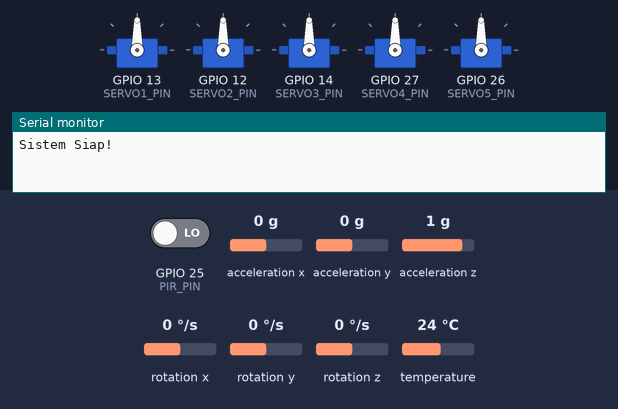
Recording of a sketch running on a simulated ESP32. Parts: 5 × servo, the last lines printed to the serial monitor. Inputs (shaded band) come from the test bench; at power-on: GPIO 25 (PIR_PIN) LOW, acceleration x 0 g, acceleration y 0 g, rotation z 0 °/s, acceleration z 1 g, rotation x 0 °/s, rotation y 0 °/s, temperature 24 °C.

Above: at 1.2 s.
1.3 s: GPIO 25 (PIR_PIN) driven HIGH
At 2.2 s:
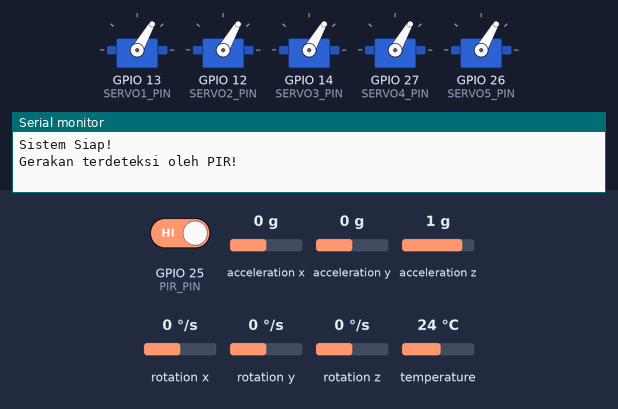
4.3 s: GPIO 25 (PIR_PIN) driven LOW
At 6.0 s:
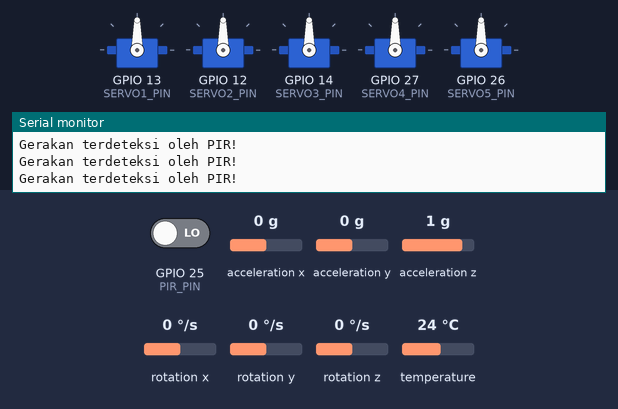
6.3 s: acceleration x set to -0.3 g
At 6.8 s:
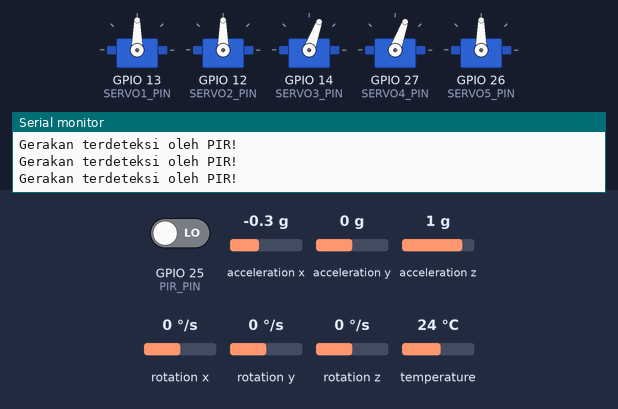
7.9 s: acceleration y set to -0.3 g
At 8.7 s:
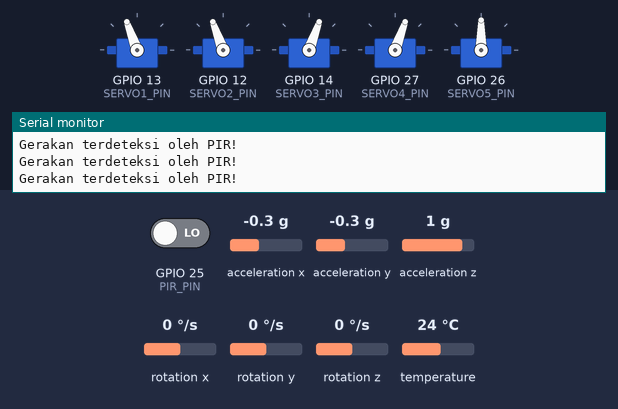
9.5 s: rotation z set to -25 °/s
11.0 s: rotation z set to -31 °/s
At 12.2 s:
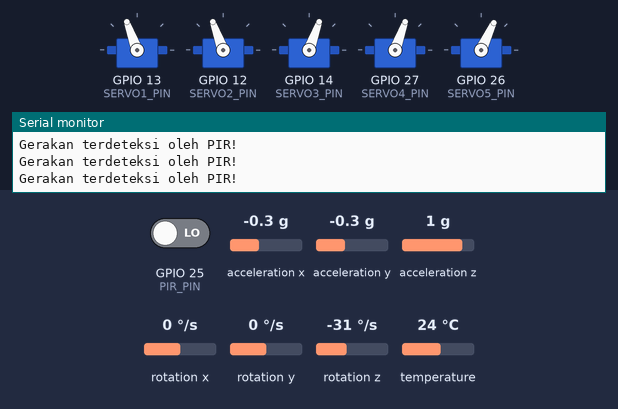
Timing chart, 0 to 13.5 s (numbered marks = the images above; inputs shaded):
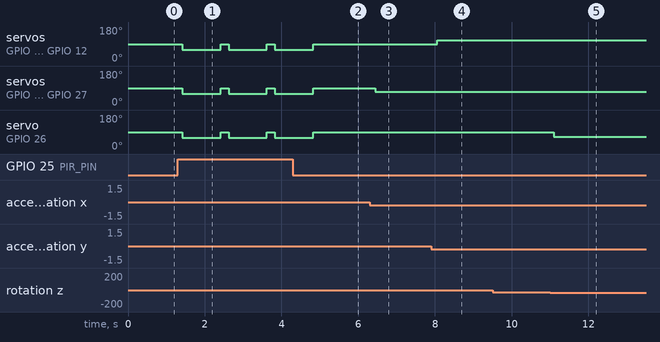

Measured:
- the behaviour switches between -0.1 and -0.2 g on acceleration x (found by bisection; images 2 and 3)
- the behaviour switches between -0.1 and -0.2 g on acceleration y (found by bisection; images 3 and 4)
- the behaviour switches between -28 and -29 °/s on rotation z (found by bisection; images 4 and 5)
- after the input at 1.3 s, servo on GPIO 13 (SERVO1_PIN), servo on GPIO 12 (SERVO2_PIN), servo on GPIO 14 (SERVO3_PIN), servo on GPIO 27 (SERVO4_PIN), servo on GPIO 26 (SERVO5_PIN): alternates 90° for 0.20 s and 60° for 1.0 s, starting after 0.12 s
- after the input at 4.3 s, servo on GPIO 13 (SERVO1_PIN), servo on GPIO 12 (SERVO2_PIN), servo on GPIO 14 (SERVO3_PIN), servo on GPIO 27 (SERVO4_PIN), servo on GPIO 26 (SERVO5_PIN): goes on until 4.8 s, then stays 90°
- after the input at 6.3 s, servo on GPIO 14 (SERVO3_PIN), servo on GPIO 27 (SERVO4_PIN): 90° → 70° after 0.14 s
- after the input at 7.9 s, servo on GPIO 13 (SERVO1_PIN), servo on GPIO 12 (SERVO2_PIN): 90° → 110° after 0.16 s
- after the input at 9.5 s, every drawn part: stays the same
- after the input at 11.0 s, servo on GPIO 26 (SERVO5_PIN): 90° → 65° after 0.09 s

The sketch:

sketch.ino
```cpp
/*
Nama: Ananda Naura Qurrota A’yun
NIM: 25/568126/SV/27369
Program Magang GMRT 2026 – Hari Ketiga
Topik: Following-Axis Servo Motor and Motion Detection
*/

#include <Wire.h>
#include <ESP32Servo.h>
#include <Adafruit_MPU6050.h>
#include <Adafruit_Sensor.h>

Adafruit_MPU6050 mpu;

// ===== Deklarasi Servo =====
Servo servo1, servo2, servo3, servo4, servo5;

// Pin Servo
#define SERVO1_PIN 13
#define SERVO2_PIN 12
#define SERVO3_PIN 14
#define SERVO4_PIN 27
#define SERVO5_PIN 26

// PIR Sensor
#define PIR_PIN 25

// ===== Variabel =====
int initialPos = 90;  // posisi awal (tegak lurus)
bool motionDetected = false;

void setup() {
  Serial.begin(115200);
  Wire.begin();

  // Inisialisasi MPU6050
  if (!mpu.begin()) {
    Serial.println("MPU6050 tidak ditemukan!");
    while (1);
  }

  // Inisialisasi servo
  servo1.attach(SERVO1_PIN);
  servo2.attach(SERVO2_PIN);
  servo3.attach(SERVO3_PIN);
  servo4.attach(SERVO4_PIN);
  servo5.attach(SERVO5_PIN);

  // Set posisi awal semua servo
  servo1.write(initialPos);
  servo2.write(initialPos);
  servo3.write(initialPos);
  servo4.write(initialPos);
  servo5.write(initialPos);

  // Inisialisasi PIR
  pinMode(PIR_PIN, INPUT);

  Serial.println("Sistem Siap!");
}

void loop() {
  // ==== Baca sensor PIR ====
  motionDetected = digitalRead(PIR_PIN);

  // ==== Baca data MPU6050 ====
  sensors_event_t a, g, temp;
  mpu.getEvent(&a, &g, &temp);

  // Konversi sederhana ke derajat (asumsi normalisasi ±90°)
  float roll = a.acceleration.y * 5;   // perkiraan kasar
  float pitch = a.acceleration.x * 5;
  float yaw = g.gyro.z;

  // ==== LOGIKA ====
  if (motionDetected) {
    Serial.println("Gerakan terdeteksi oleh PIR!");
    moveAllServo(60);  // posisi bebas
    delay(1000);
    resetAllServo();
  } else {
    // Roll positif -> servo1 & servo2 melawan arah
    if (roll > 5) {
      servo1.write(initialPos - 20);
      servo2.write(initialPos - 20);
    } else if (roll < -5) {
      servo1.write(initialPos + 20);
      servo2.write(initialPos + 20);
    } else {
      servo1.write(initialPos);
      servo2.write(initialPos);
    }

    // Pitch positif -> servo3 & servo4 searah
    if (pitch > 5) {
      servo3.write(initialPos + 20);
      servo4.write(initialPos + 20);
    } else if (pitch < -5) {
      servo3.write(initialPos - 20);
      servo4.write(initialPos - 20);
    } else {
      servo3.write(initialPos);
      servo4.write(initialPos);
    }

    // Yaw positif/negatif -> servo5 mengikuti arah
    if (yaw > 0.5) {
      servo5.write(initialPos + 25);
    } else if (yaw < -0.5) {
      servo5.write(initialPos - 25);
    } else {
      servo5.write(initialPos);
    }
  }

  delay(200);
}

// ==== Fungsi bantu ====
void moveAllServo(int pos) {
  servo1.write(pos);
  servo2.write(pos);
  servo3.write(pos);
  servo4.write(pos);
  servo5.write(pos);
}

void resetAllServo() {
  servo1.write(initialPos);
  servo2.write(initialPos);
  servo3.write(initialPos);
  servo4.write(initialPos);
  servo5.write(initialPos);
}
```
